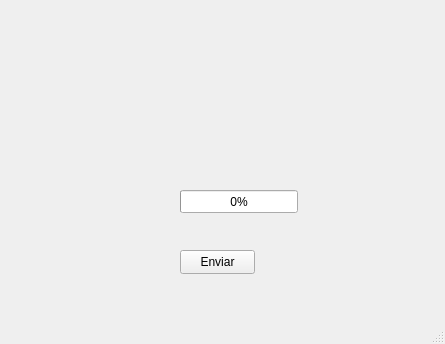
<?xml version="1.0" encoding="UTF-8"?>
<ui version="4.0">
 <class>MainWindow</class>
 <widget class="QMainWindow" name="MainWindow">
  <property name="geometry">
   <rect>
    <x>0</x>
    <y>0</y>
    <width>445</width>
    <height>344</height>
   </rect>
  </property>
  <property name="windowTitle">
   <string>MainWindow</string>
  </property>
  <widget class="QWidget" name="centralwidget">
   <widget class="QLabel" name="label">
    <property name="geometry">
     <rect>
      <x>200</x>
      <y>50</y>
      <width>49</width>
      <height>16</height>
     </rect>
    </property>
    <property name="text">
     <string/>
    </property>
   </widget>
   <widget class="QPushButton" name="pushButton">
    <property name="geometry">
     <rect>
      <x>180</x>
      <y>250</y>
      <width>75</width>
      <height>24</height>
     </rect>
    </property>
    <property name="text">
     <string>Enviar</string>
    </property>
   </widget>
   <widget class="QProgressBar" name="progressBar">
    <property name="geometry">
     <rect>
      <x>180</x>
      <y>190</y>
      <width>118</width>
      <height>23</height>
     </rect>
    </property>
    <property name="value">
     <number>0</number>
    </property>
   </widget>
  </widget>
  <widget class="QMenuBar" name="menubar">
   <property name="geometry">
    <rect>
     <x>0</x>
     <y>0</y>
     <width>445</width>
     <height>22</height>
    </rect>
   </property>
  </widget>
  <widget class="QStatusBar" name="statusbar"/>
 </widget>
 <resources/>
 <connections/>
</ui>
